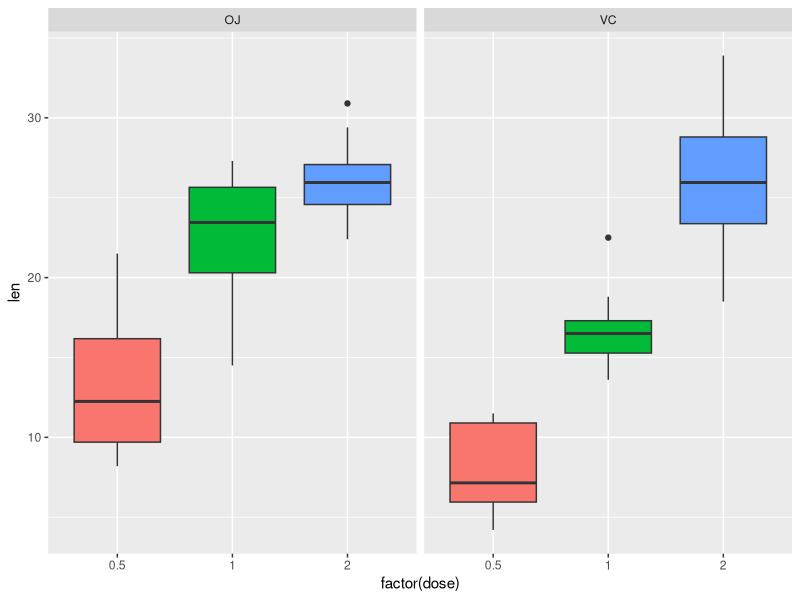

Generate this figure with R: (Note: this script raises an error after producing the figure.)
## ---- chunk 1
library(knitr)
library(ggplot2)
## ---- chunk 2
opts_chunk$set(eval = TRUE)
opts_chunk$set(echo = TRUE)
opts_chunk$set(fig.height = 3.5)
## ---- chunk 3
par(mfrow = c(1,2))
p1 <- ggplot(ToothGrowth, 
             aes(x = factor(dose), 
                 y = len, fill = factor(dose))) 
p1 + geom_boxplot() + guides(fill=FALSE) + facet_grid(. ~ supp)

## ---- chunk 4
# data up by dosages
d0.5 <- subset(ToothGrowth, dose == 0.5)
d1.0 <- subset(ToothGrowth, dose == 1.0)
d2.0 <- subset(ToothGrowth, dose == 2.0)

# t-test between supplements
test0.5 <- t.test(len ~ supp, paired = FALSE, var.equal = FALSE, data = d0.5)
test0.5$p.value; test0.5$conf[1]

test1.0 <- t.test(len ~ supp, paired = FALSE, var.equal = FALSE, data = d1.0)
test1.0$p.value; test1.0$conf[1]
## ---- chunk 5
test2.0 <- t.test(len ~ supp, paired = FALSE, var.equal = FALSE, data = d2.0)
test2.0$p.value; test2.0$conf[1]
